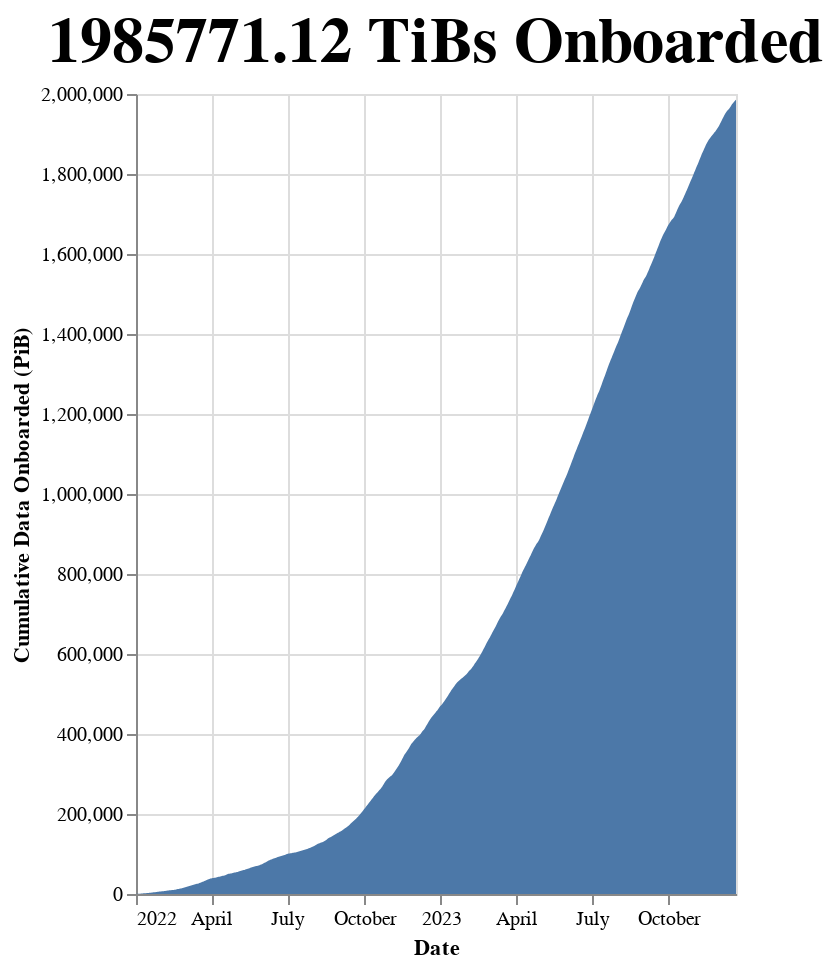

The code cell stored with this chart in its notebook:
### Markdown cell above
### Cumulative Data Onboarded

### Code cell
# | output: true

total_data_onboarded = df["onboarded_tibs"].sum()
df["cumulative_data"] = df["onboarded_tibs"].cumsum()

alt.Chart(df).mark_area().encode(
    x=alt.X("date:T", title="Date"),
    y=alt.Y("cumulative_data:Q", title="Cumulative Data Onboarded (PiB)"),
    tooltip=[
        alt.Tooltip("date:T", title="Date"),
        alt.Tooltip("cumulative_data:Q", title="Cumulative Data Onboarded (PiB)"),
    ],
).properties(
    width="container",
    height=400,
    title=f"{total_data_onboarded:.2f} TiBs Onboarded",
).configure_title(fontSize=32)

### Figure 1 — Vega-Lite specification as saved in the notebook (floating-point values rounded to 4 significant figures; data arrays with more than 128 entries replaced by an {"elided": "..."} marker saying what was removed)
{"usermeta": {"embedOptions": {"theme": "powerbi"}}, "config": {"view": {"continuousWidth": 300, "continuousHeight": 300}, "title": {"fontSize": 32}}, "data": {"name": "data-773b6eaa36e0805997cfdbbaf6e620db"}, "mark": {"type": "area"}, "encoding": {"tooltip": [{"field": "date", "title": "Date", "type": "temporal"}, {"field": "cumulative_data", "title": "Cumulative Data Onboarded (PiB)", "type": "quantitative"}], "x": {"field": "date", "title": "Date", "type": "temporal"}, "y": {"field": "cumulative_data", "title": "Cumulative Data Onboarded (PiB)", "type": "quantitative"}}, "height": 400, "title": "1985771.12 TiBs Onboarded", "width": "container", "$schema": "https://vega.github.io/schema/vega-lite/v5.16.3.json", "datasets": {"data-773b6eaa36e0805997cfdbbaf6e620db": {"elided": "720 records"}}}
